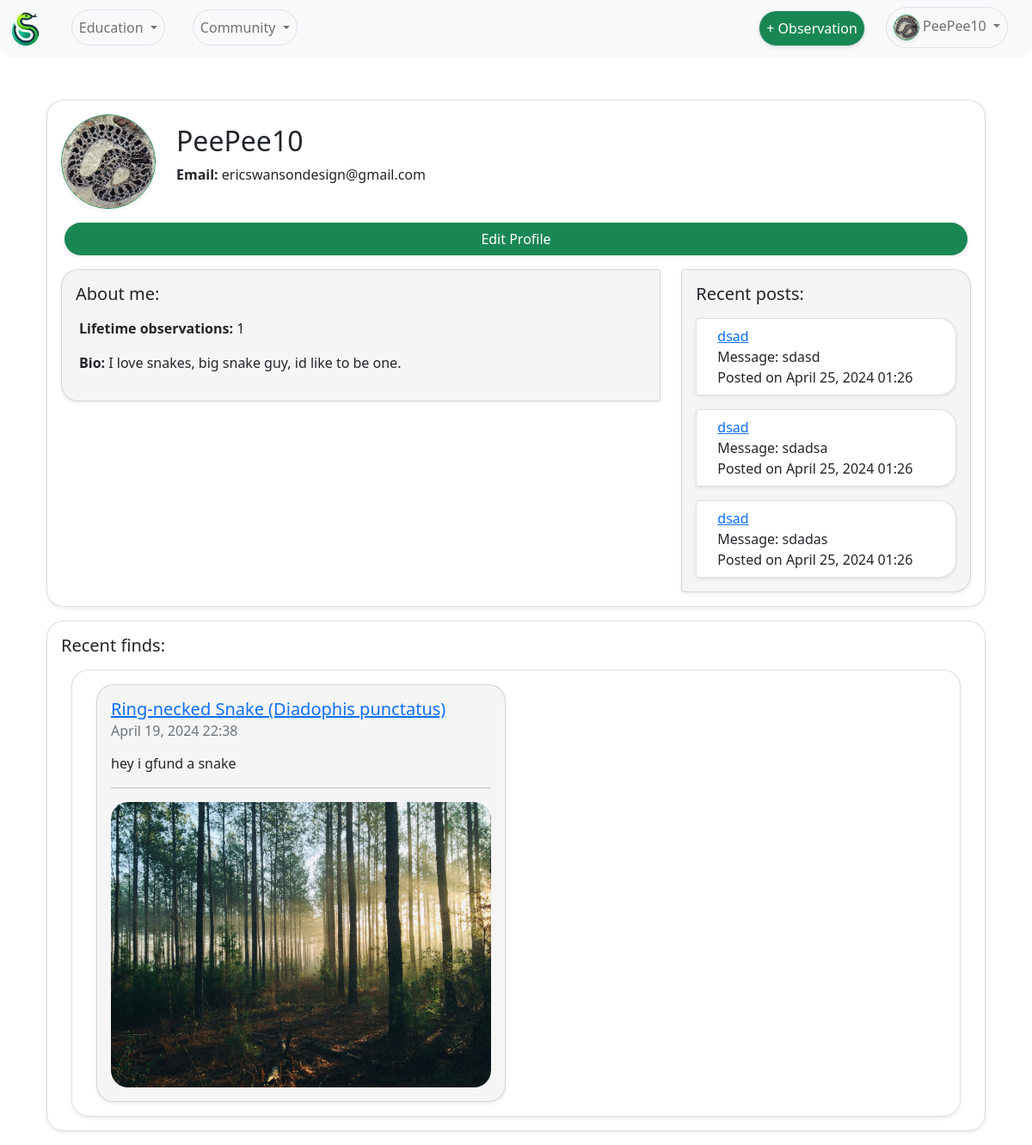
/auth/profile/ (signed in), run on an earlier commit of the app's database.
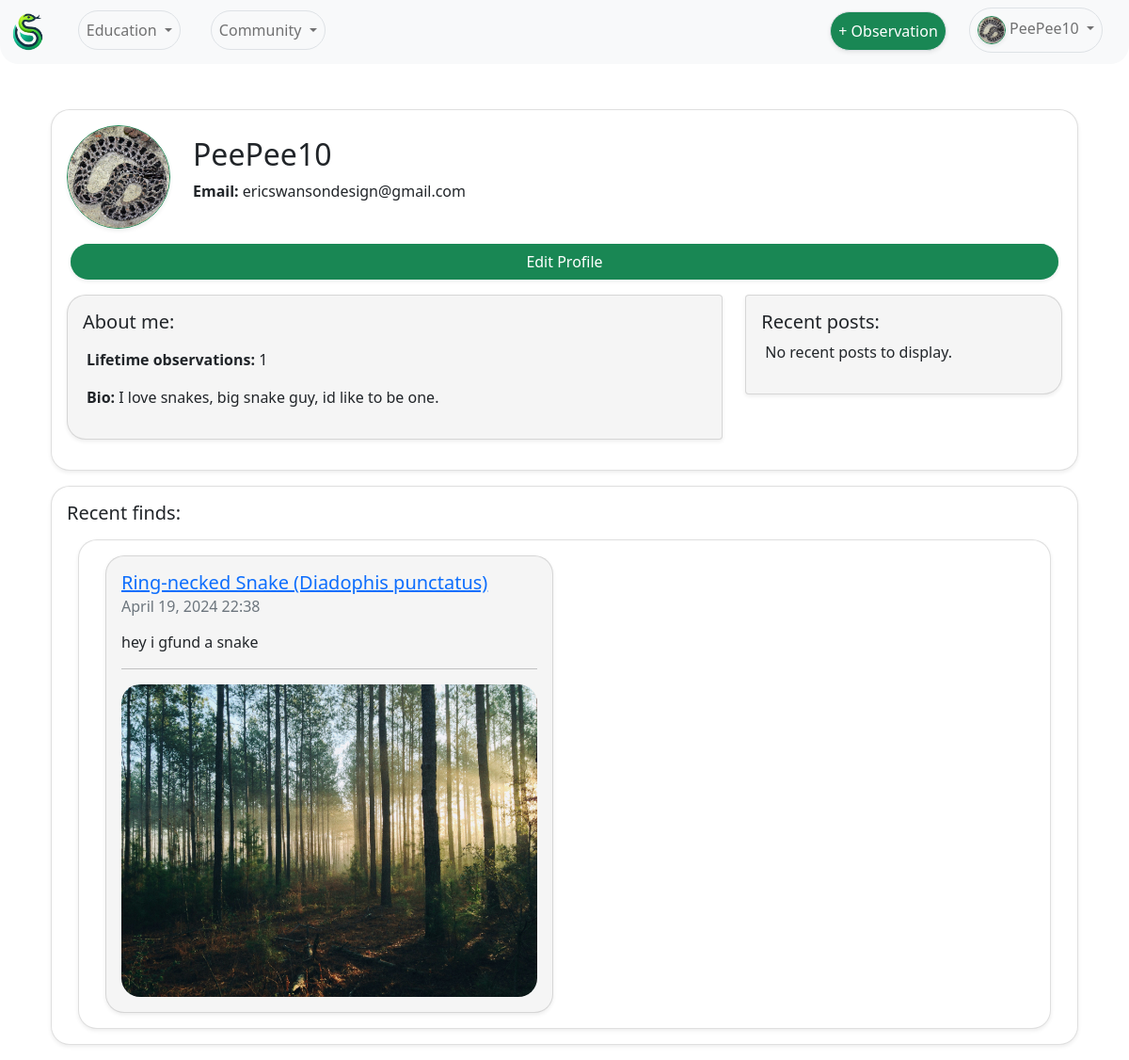
And on a later commit of the database.
### Forum/models.py (models this page shows, shortened)
class Post(models.Model):
    thread = models.ForeignKey(Thread, on_delete=models.CASCADE, related_name='posts')
    message = models.TextField()
    created_by = models.ForeignKey(User, on_delete=models.CASCADE, related_name='posts_created')
    created_at = models.DateTimeField(auto_now_add=True)
    updated_at = models.DateTimeField(auto_now=True)

class Thread(models.Model):
    title = models.CharField(max_length=255)
    board = models.ForeignKey(Board, on_delete=models.CASCADE, related_name='threads')
    starter = models.ForeignKey(User, on_delete=models.CASCADE, related_name='threads_started')
    created_at = models.DateTimeField(auto_now_add=True)
    updated_at = models.DateTimeField(auto_now=True)

### ObservationJournal/models.py (models this page shows, shortened)
class UserObservation(models.Model):
    user = models.ForeignKey('UserAuth.UserProfile', on_delete=models.CASCADE)
    observation = models.TextField()
    species = models.ForeignKey('Identification.SnakeSpecies', on_delete=models.CASCADE, default=1)
    observation_pic = models.ImageField(upload_to='observation_pics/', null=True, blank=True)
    date = models.DateTimeField(auto_now_add=True)
    latitude = models.DecimalField(max_digits=9, decimal_places=6, null=True, blank=True)
    longitude = models.DecimalField(max_digits=9, decimal_places=6, null=True, blank=True)

### Identification/models.py (models this page shows)
class SnakeSpecies(models.Model):
    common_name = models.CharField(max_length=255)
    scientific_name = models.CharField(max_length=255)
    image_path = models.CharField(max_length=255)  # Static path to the image
    description = models.TextField()
    venomous = models.BooleanField(default=False)
    states = models.ManyToManyField(State, related_name='snake_species')
    def __str__(self):
        return f"{self.common_name} ({self.scientific_name})"

### UserAuth/views.py (the view)
# urls.py: path('profile/', views.profile_view, name='profile'),
@login_required
def profile_view(request, username=None):
    if username:
        user = get_object_or_404(User, username=username)
    else:
        user = request.user
    userprofile = UserProfile.objects.get(user=user)
    observations = UserObservation.objects.filter(user=user.userprofile)
    recentPosts = Post.objects.filter(created_by=user).order_by('-created_at')[:5] # Get the 5 most recent posts by the user
    recentobservations = observations.order_by('-date')[:6] # Get the 6 most recent observations by the user
    context = {
        'user': user,
        'userprofile': userprofile,
        'observations': observations,
        'recentPosts': recentPosts,
        'recentobservations': recentobservations
    }
    return render(request, 'profile.html', context)

### UserAuth/templates/profile.html (shortened to what the changed rows need)
{% extends 'base.html' %}
{% block content %}
{% load static %}
<div class="container my-3">
    <div class="card shadow-sm" style="border-radius: 20px; overflow: hidden;">
        <div class="card-body">
            <div class="row align-items-center">
                <div class="col">
                    <h2 class="card-title">{{ user.username | slice:":15" }}</h2>
                </div>
            </div>
            <div class="row mt-3">
                <div class="col-md-4">
                    <div class="card shadow-sm" style="background-color:whitesmoke; border-top-right-radius: 20px; border-bottom-right-radius: 20px; overflow:hidden">
                        <div class="card-body">
                            <h5 class="card-title">Recent posts:</h5>
                            {% if recentPosts %}
                                {% for post in recentPosts %}
                                    <div class="card shadow-sm mt-3 recentpost" style="border-top-right-radius: 20px; border-bottom-right-radius: 20px; overflow: hidden;">
                                        <div class="mx-4 mt-2 mb-2">
                                            <a href="{% url 'thread_posts' thread_id=post.thread.id %}">{{ post.thread.title }}</a>
                                            <br>
                                            Message: {{ post.message|truncatechars:50 }}
                                            <br>
                                            Posted on {{ post.created_at|date:"F d, Y H:i" }}
                                        </div>
                                    </div>
                                {% endfor %}
                            {% else %}
                                <p class="mx-1">No recent posts to display.</p>
                            {% endif %}
                        </div>
                    </div>
                </div>
            </div>
        </div>
    </div>
    <div class="card shadow-sm mt-3" style="border-radius: 20px; overflow: hidden;">
        <div class="card-body">
            {% if recentobservations %}
            <div class="container mt-3">
                <div class="card shadow-sm" style="border-radius: 20px; overflow: hidden;">
                    <div class="row mx-3">
                        {% for observation in recentobservations %}
                            <div class="col-sm-12 col-md-6">
                                <div class="card shadow-sm mt-3 mb-3 obsitem" style="background-color:whitesmoke; border-radius: 20px; overflow: hidden;">
                                    <div class="card-body">
                                        <h5 class="card-title
                                        {% if observation.species %}
                                            text-success
                                        {% else %}
                                            text-danger
                                        {% endif %}">
                                            <a href="{% url 'id_view' %}">{{ observation.species }}</a>
                                        </h5>
                                        <h6 class="card-subtitle mb-3 text-muted">{{ observation.date|date:"F d, Y H:i" }}</h6>
                                        <p class="card-text">{{ observation.observation }}</p>
                                        <hr>
                                        {% if observation.observation_pic %}
                                            <img src="{{ observation.observation_pic.url }}" alt="Observation Image" style="max-width: 100%; height: auto; border-radius: 20px;">
                                        {% else %}
                                            <p class="card-text">No image uploaded.</p>
                                        {% endif %}
                                    </div>
                                </div>
                            </div>
                        {% endfor %}
                    </div>
                </div>
            </div>
            {% else %}
                <div class="card-body">
                    <p class="card-text">No observations yet.</p>
                </div>
            {% endif %}
        </div>
    </div>
</div>
{% endblock content %}

What changed in the data, as far as the page shows it:
removed Post: thread "dsad", message "sdasd", created_at "April 25, 2024 01:26"
removed Post: thread "dsad", message "sdadsa", created_at "April 25, 2024 01:26"
removed Post: thread "dsad", message "sdadas", created_at "April 25, 2024 01:26"
Also different on the page:
text now shown: "No recent posts to display."
